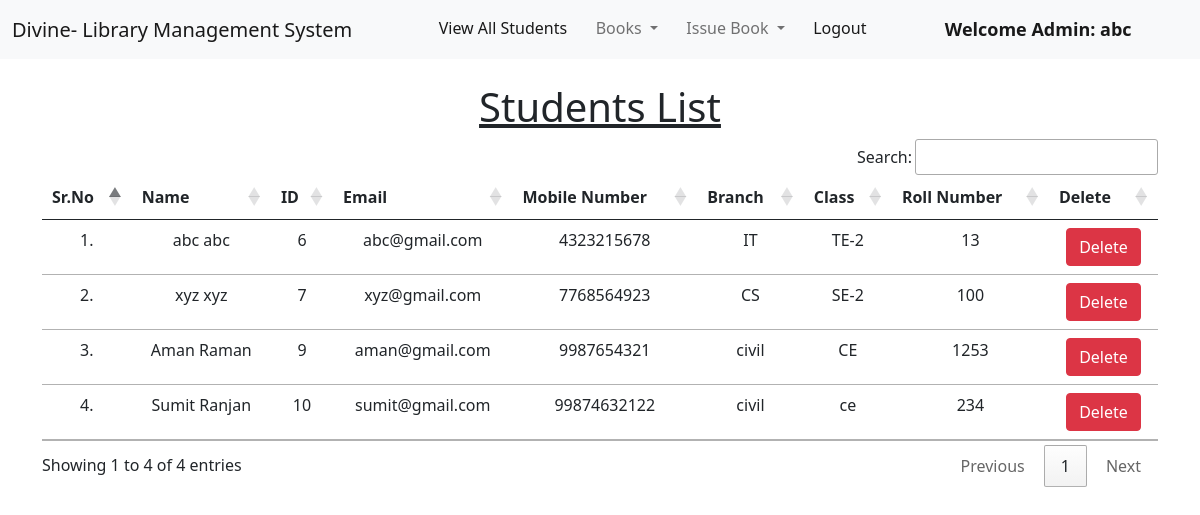
Page /view_students/ (signed in) on the committed database.
### library/models.py (models this page shows, shortened)
class Student(models.Model):
    user = models.OneToOneField(User, on_delete=models.CASCADE)
    classroom = models.CharField(max_length=10)
    branch = models.CharField(max_length=10)
    roll_no = models.CharField(max_length=3, blank=True)
    phone = models.CharField(max_length=10, blank=True)
    image = models.ImageField(upload_to="", blank=True)

### library/views.py (the view)
# urls.py: path("view_students/", views.view_students, name="view_students"),
@login_required(login_url = '/admin_login')
def view_students(request):
    students = Student.objects.all()
    return render(request, "view_students.html", {'students':students})

### library/templates/view_students.html (shortened to what this page needs)
{% extends 'admin_navbar.html' %}
{% load static %}
{% block body %}
<div class="container mt-4">
    <h1 class="text-center"><u>Students List</u></h1>
    <table class="table table-hover" id="example">
        <thead>
            <tr class="text-center">
                <th>Sr.No</th>
                <th>Name</th>
                <th>ID</th>
                <th>Email</th>
                <th>Mobile Number</th>
                <th>Branch</th>
                <th>Class</th>
                <th>Roll Number</th>
                <th>Delete</th>
            </tr>
        </thead>
        <tbody>
            {% for student in students %}
            <tr class="text-center">
                <td>{{forloop.counter}}.</td>
                <td>{{student.user.get_full_name}}</td>
                <td>{{student.user.id}}</td>
                <td>{{student.user.email}}</td>
                <td>{{student.phone}}</td>
                <td>{{student.branch}}</td>
                <td>{{student.classroom}}</td>
                <td>{{student.roll_no}}</td>
                <td><a href="/delete_student/{{student.id}}/" class="btn btn-danger" onclick="return confirm('Are you sure you want to delete this student?')">Delete</a></td>
            </tr>
            {% endfor %}
        </tbody>
    </table>
    </div>
{% endblock %}

### library/templates/admin_navbar.html (shortened to what this page needs)
<!doctype html>
<html lang="en">
  <head>
    <link href="https://cdn.jsdelivr.net/npm/bootstrap@5.1.0/dist/css/bootstrap.min.css" rel="stylesheet">
    <link rel="stylesheet" href="https://cdn.datatables.net/1.10.25/css/jquery.dataTables.min.css">
    <link rel="stylesheet" href="https://cdn.datatables.net/buttons/1.7.1/css/buttons.dataTables.min.css">
  </head>
  <body>
    <nav class="navbar navbar-expand-lg navbar-light bg-light">
        <div class="container-fluid">
          <a class="navbar-brand" href="#">Divine- Library Management System</a>
          <div class="collapse navbar-collapse" id="navbarSupportedContent">
            <ul class="navbar-nav me-auto mb-2 mb-lg-0">
              <li class="nav-item">
                <a class="nav-link active" aria-current="page" href="/view_students/">View All Students</a>
              </li>
              <li class="nav-item dropdown">
                <a class="nav-link dropdown-toggle" href="#" id="navbarDropdown" role="button" data-bs-toggle="dropdown" aria-expanded="false">
                  Books
                </a>
              </li>
              <li class="nav-item dropdown">
                <a class="nav-link dropdown-toggle" href="#" id="navbarDropdown" role="button" data-bs-toggle="dropdown" aria-expanded="false">
                  Issue Book
                </a>
              </li>
              <li class="nav-item">
                <a class="nav-link active" aria-current="page" href="/logout/">Logout</a>
              </li>
              <li class="nav-item">
                <a style="font-weight:600; font-family:'Segoe UI', Tahoma, Geneva, Verdana, sans-serif; font-size: large;" class="nav-link active" href="#">Welcome Admin: {{request.user}}</a>
              </li>
            </ul>
          </div>
        </div>
      </nav>
      {% block body %}
      {% endblock %}
  </body>
</html>

### rows in the picture
Student: user.get_full_name "abc abc", user.id "6", user.email "abc@gmail.com", phone "4323215678", branch "IT", classroom "TE-2", roll_no "13"
Student: user.get_full_name "xyz xyz", user.id "7", user.email "xyz@gmail.com", phone "7768564923", branch "CS", classroom "SE-2", roll_no "100"
Student: user.get_full_name "Aman Raman", user.id "9", user.email "aman@gmail.com", phone "9987654321", branch "civil", classroom "CE", roll_no "1253"
Student: user.get_full_name "Sumit Ranjan", user.id "10", user.email "sumit@gmail.com", phone "99874632122", branch "civil", classroom "ce", roll_no "234"

### other values in the picture
{{ request.user }} "abc"
